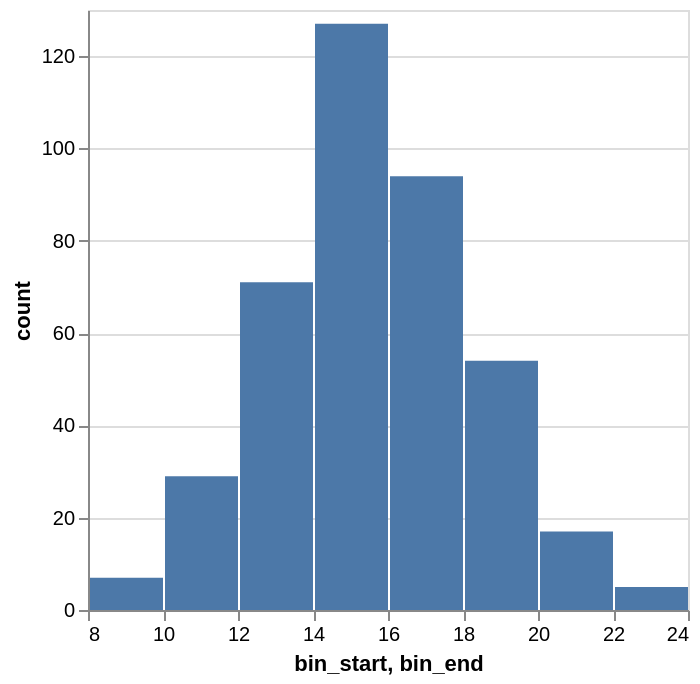

The Vega-Lite source for this figure:
### Vega-Lite specification from a JSON file in a GitHub repository (floating-point values rounded to 4 significant figures)
{"$schema": "https://vega.github.io/schema/vega-lite/v3.json", "data": {"values": [{"bin_start": 8, "bin_end": 10, "count": 7}, {"bin_start": 10, "bin_end": 12, "count": 29}, {"bin_start": 12, "bin_end": 14, "count": 71}, {"bin_start": 14, "bin_end": 16, "count": 127}, {"bin_start": 16, "bin_end": 18, "count": 94}, {"bin_start": 18, "bin_end": 20, "count": 54}, {"bin_start": 20, "bin_end": 22, "count": 17}, {"bin_start": 22, "bin_end": 24, "count": 5}]}, "mark": "bar", "encoding": {"x": {"field": "bin_start", "bin": "binned", "type": "quantitative", "axis": {"tickStep": 2}}, "x2": {"field": "bin_end"}, "y": {"field": "count", "type": "quantitative"}}}
